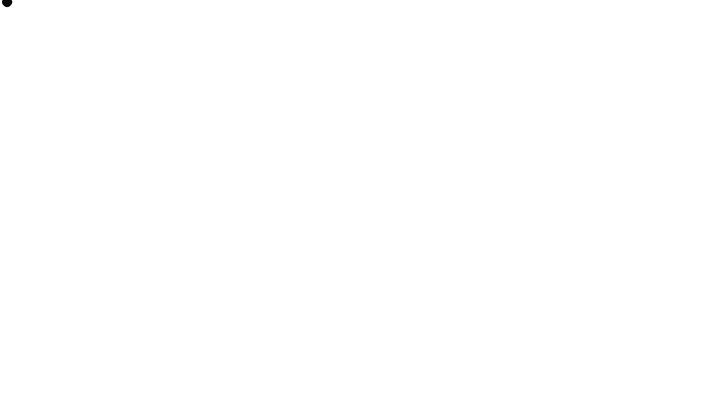
Frame 1 (no input)
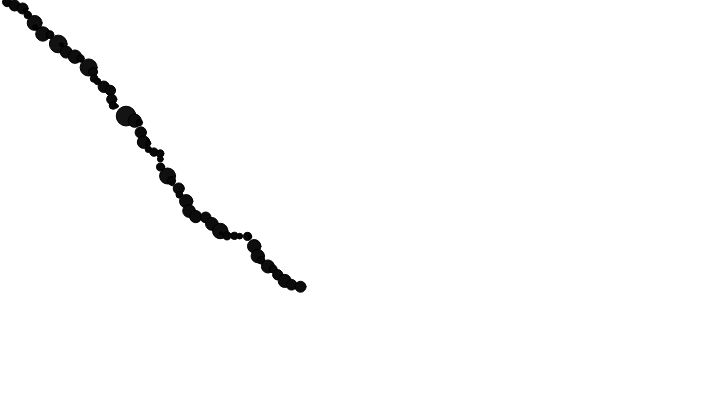
Frame 60 (no input)
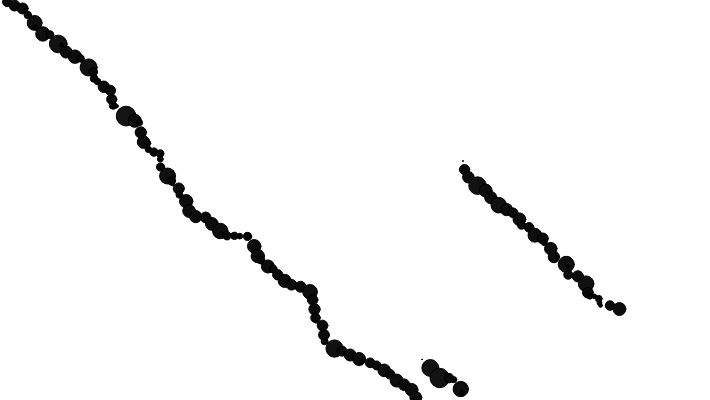
Frame 120 (the mouse pressed at the canvas centre since frame 60)

The p5.js sketch that drew these frames (run headless with seeded random() and noise() and a simulated clock; from frame 60 on, the mouse is pressed at the canvas centre):

// p5.js sketch
// ── sketch.js
//taken from https://p5js.org/examples/drawing-patterns.html

// display
let dispWidth = 710
let disHeight = 400

let x = 0;
let y = 0;
let px = 0;
let py = 0;
function setup() {
  // put setup code here
  createCanvas(dispWidth, disHeight);
  fill(0);
  frameRate(30);

}

function draw() {
  // put drawing code here
  x = x + random(10);
  y = y + random(10);
  let speed = (x - px) + (y - py);
  if (x >= dispWidth){
    x  = random(dispWidth);
    speed= 1;
  }
  if (y >= disHeight){
    y = random(disHeight);
    speed=1;
  }
  fill(speed, speed, speed);

  ellipse(x, y, speed, speed);
  px = x;
  py = y;
}
